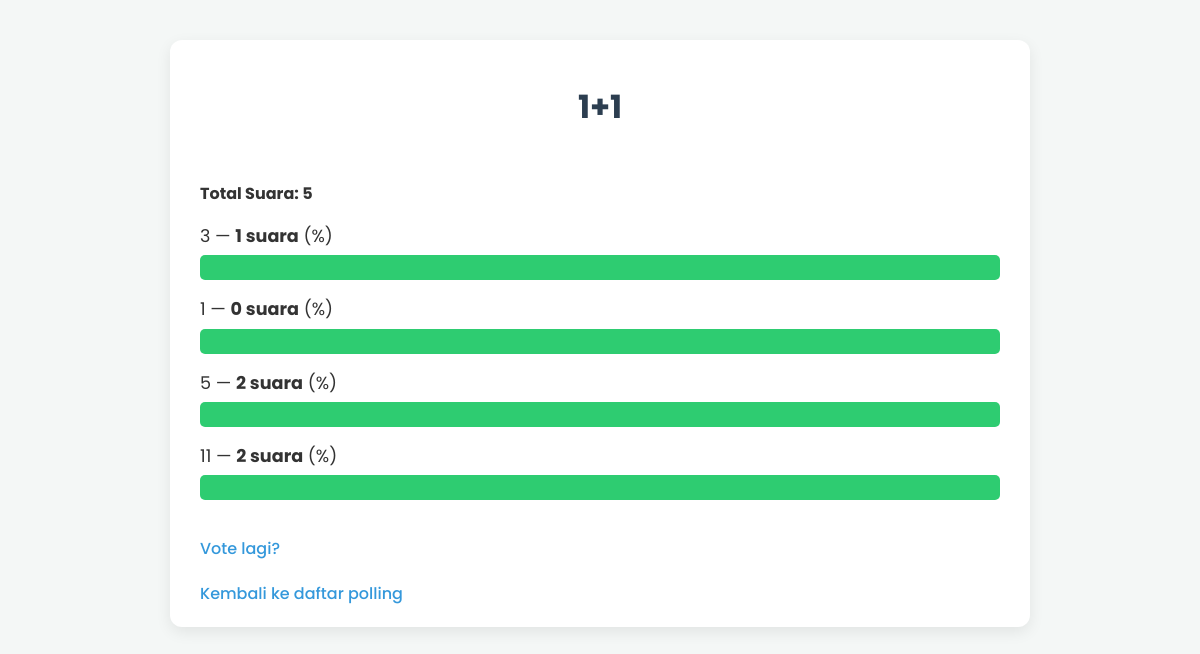
The app's page /polls/2/results/ with its own data.
### polls/models.py (models this page shows, shortened)
class Question(models.Model):
    question_text = models.CharField("Pertanyaan", max_length=200)
    pub_date = models.DateTimeField("Tanggal publikasi")
    def was_published_recently(self):
        now = timezone.now()
        return now - datetime.timedelta(days=1) <= self.pub_date <= now
    was_published_recently.admin_order_field = 'pub_date'
    was_published_recently.boolean = True
    was_published_recently.short_description = 'Baru dipublikasi?'

class Choice(models.Model):
    question = models.ForeignKey(Question, on_delete=models.CASCADE)
    choice_text = models.CharField("Pilihan", max_length=200)
    votes = models.IntegerField("Jumlah Suara", default=0)

### polls/views.py (the view)
# urls.py: path('<int:question_id>/results/', views.results, name='results'),
def results(request, question_id):
    question = get_object_or_404(Question, pk=question_id)
    choices = question.choice_set.all()
    total_votes = sum(choice.votes for choice in choices)
    for choice in choices:
        if total_votes > 0:
            choice.percentage = (choice.votes / total_votes) * 100
        else:
            choice.percentage = 0
    context = {
        'question': question,
        'total_votes': total_votes
    }
    return render(request, 'polls/results.html', context)

### polls/templates/polls/results.html (shortened to what this page needs)
{% extends "polls/base.html" %}
{% block content %}
    <h1>{{ question.question_text }}</h1>
    <p><strong>Total Suara: {{ total_votes }}</strong></p>
    <ul class="results-list">
    {% for choice in question.choice_set.all %}
        <li>
            {{ choice.choice_text }} &mdash; <strong>{{ choice.votes }} suara</strong> ({{ choice.percentage|floatformat:2 }}%)
            <div class="result-bar-container">
                <div class="result-bar" style="width: {{ choice.percentage }}%;">
                </div>
            </div>
        </li>
    {% endfor %}
    </ul>
    <a href="{% url 'polls:detail' question.id %}" class="back-link">Vote lagi?</a>
    <br>
    <a href="{% url 'polls:index' %}" class="back-link">Kembali ke daftar polling</a>
{% endblock %}

### polls/static/polls/style.css (style rules this page uses)
body { font-family: 'Poppins', sans-serif; background-color: #f4f7f6; color: #333; margin: 0; line-height: 1.6; }
h1 { color: #2c3e50; text-align: center; margin-bottom: 1.5em; }
.results-list { list-style: none; padding: 0; }
.results-list li { margin-bottom: 15px; font-size: 1.1em; }
.result-bar-container { width: 100%; background-color: #ecf0f1; border-radius: 5px; overflow: hidden; margin-top: 5px; }
.result-bar { height: 25px; background-color: #2ecc71; color: #fff; text-align: right; font-weight: bold; padding-right: 10px; line-height: 25px; white-space: nowrap; box-sizing: border-box; }
.back-link { display: inline-block; margin-top: 20px; text-decoration: none; color: #3498db; font-weight: 500; }

### records on screen
Question: question_text "1+1"
Choice: choice_text "3", votes "1"
Choice: choice_text "1", votes "0"
Choice: choice_text "5", votes "2"
Choice: choice_text "11", votes "2"

### other values on screen
{{ total_votes }} "5"
